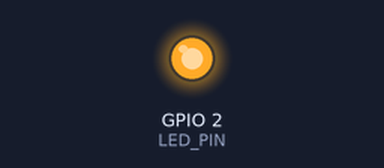
This sketch was run on a simulated ESP32. Shown: output pins drawn as LEDs (lit = HIGH). I2S audio is not simulated (input reads silence).

Above: at 0.2 s.
At 4.7 s:
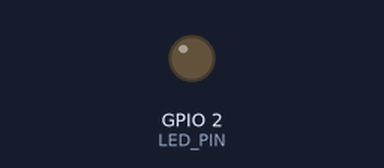
Timing chart, 0 to 9.4 s (numbered marks = the images above):
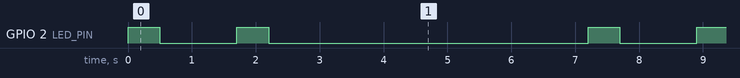

The sketch:

microphone_test.ino
```cpp
#include "freertos/FreeRTOS.h"
#include "freertos/task.h"
#include "driver/i2s.h"
#include "driver/adc.h"

//#define DEBUG

#define LED_PIN 2

// I2S_NUM_0
#define MIC_PIN     34
#define ADC_CHANNEL ADC1_CHANNEL_6   // GPIO 34

#define TRANS_BUF_LEN 16000

#define I2S_SAMPLE_RATE 16000
#define I2S_BUF_LEN    1024    // no more than 1024

uint8_t micBuffer[2 * I2S_BUF_LEN];    // need 16-bit for each sample, but use uint8_t for easier indexing
uint8_t audioInputBuffer[TRANS_BUF_LEN];     // buffer to be shared

void reader(void* argv)
{

}

void setup() {
  // put your setup code here, to run once:
  Serial.begin(115200);

  pinMode(LED_PIN, OUTPUT);
  digitalWrite(LED_PIN, LOW);

  i2s_config_t i2s_config = {
    .mode = (i2s_mode_t)(I2S_MODE_MASTER | I2S_MODE_RX | I2S_MODE_ADC_BUILT_IN),
    .sample_rate = I2S_SAMPLE_RATE,
    .bits_per_sample = I2S_BITS_PER_SAMPLE_16BIT,
    .channel_format = I2S_CHANNEL_FMT_ONLY_RIGHT,
    .communication_format = I2S_COMM_FORMAT_I2S_MSB,
    .intr_alloc_flags = ESP_INTR_FLAG_LEVEL1,
    .dma_buf_count = 2,
    .dma_buf_len = I2S_BUF_LEN,
    .use_apll = false,
    .tx_desc_auto_clear = false,
    .fixed_mclk = 0
  };
  //install and start i2s driver
  i2s_driver_install(I2S_NUM_0, &i2s_config, 0, NULL);
  //init ADC pad
  i2s_set_adc_mode(ADC_UNIT_1, ADC_CHANNEL);

  // xTaskCreatePinnedToCore(reader, "ADC_reader", 2500, micBuffer, 1, NULL, 1);
}

void loop() {
  // put your main code here, to run repeatedly:
  // Serial.println("Start recording");
  // The 4 high bits are the channel
  // real value = ( ((uint16_t)(buff[i + 1] & 0xf) << 8) | (buff[i + 0]) )

  size_t samplesAcquired, bytesRead;      // each sample has two bytes (16-bit)
  int index = 0;

  while (true)
  {
    digitalWrite(LED_PIN, HIGH);
    delay(500);
    digitalWrite(LED_PIN, LOW);
    delay(100);

    index = 0;
    while (index < TRANS_BUF_LEN)
    {
      samplesAcquired = TRANS_BUF_LEN - index;
      if (samplesAcquired > I2S_BUF_LEN)
        samplesAcquired = I2S_BUF_LEN;

      i2s_adc_enable(I2S_NUM_0);
      i2s_read(I2S_NUM_0, micBuffer, samplesAcquired * 2, &bytesRead, portMAX_DELAY);
      i2s_adc_disable(I2S_NUM_0);

      for (int i = 0; i < bytesRead; i += 2)
      {
        audioInputBuffer[index++] = ((micBuffer[i + 1] & 0xF) << 4) | (micBuffer[i] >> 4);   // rearrange bits and convert to 8-bit
      #ifdef DEBUG
        Serial.printf("%02x ", (((micBuffer[i + 1] & 0xF) << 4) | (micBuffer[i] >> 4)) );
        if ((i + 2) % 64 == 0)
          Serial.println();
      #endif // DEBUG
      }
    }

    delay(100);
    digitalWrite(LED_PIN, HIGH);
    delay(500);
    digitalWrite(LED_PIN, LOW);

    vTaskDelay(5000 / portTICK_PERIOD_MS);
  }

}
```

Measured:
- by itself, GPIO 2 (LED_PIN): repeats every 7.2 s: LOW 1.2 s, HIGH 0.50 s, LOW 5.0 s, HIGH 0.50 s
- by itself, everything shown: repeats every 7.2 s, in 4 steps
